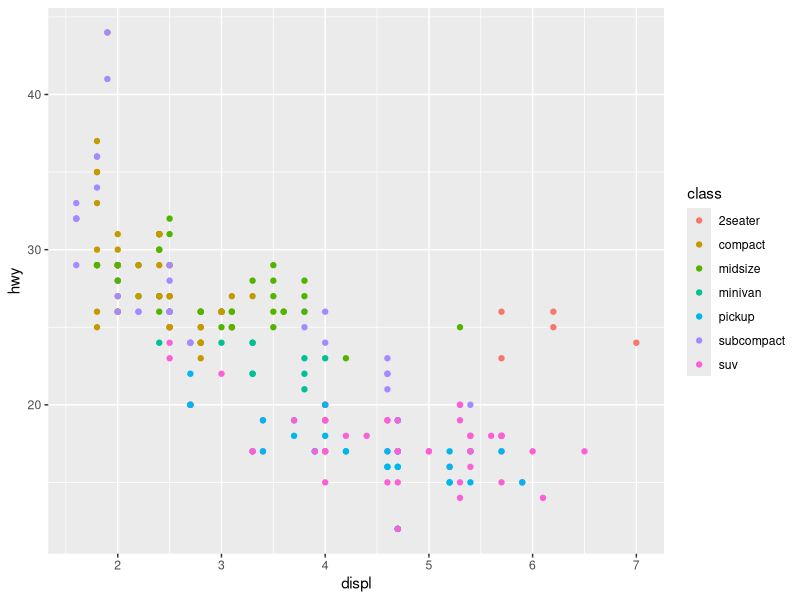
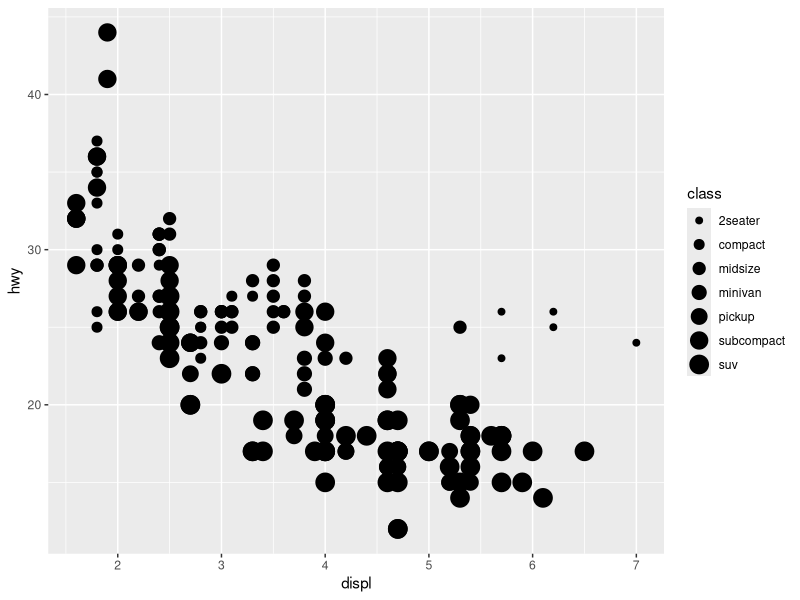
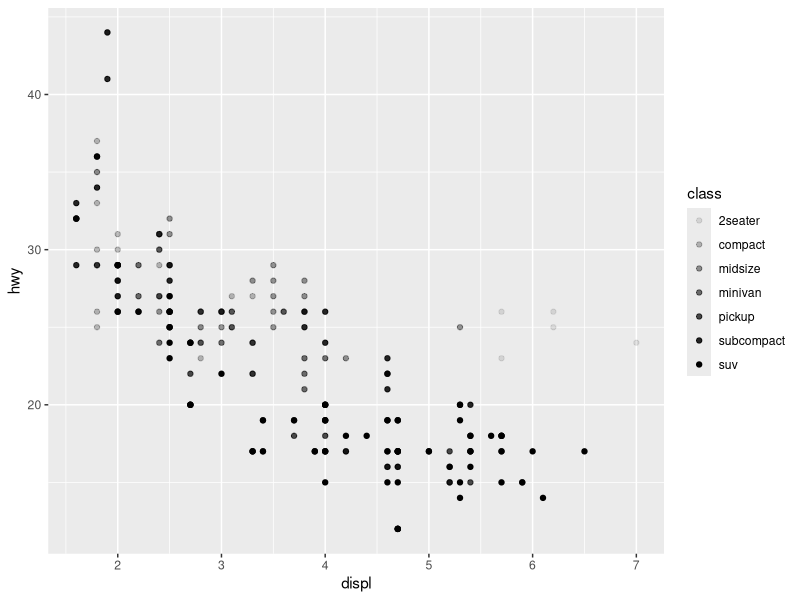
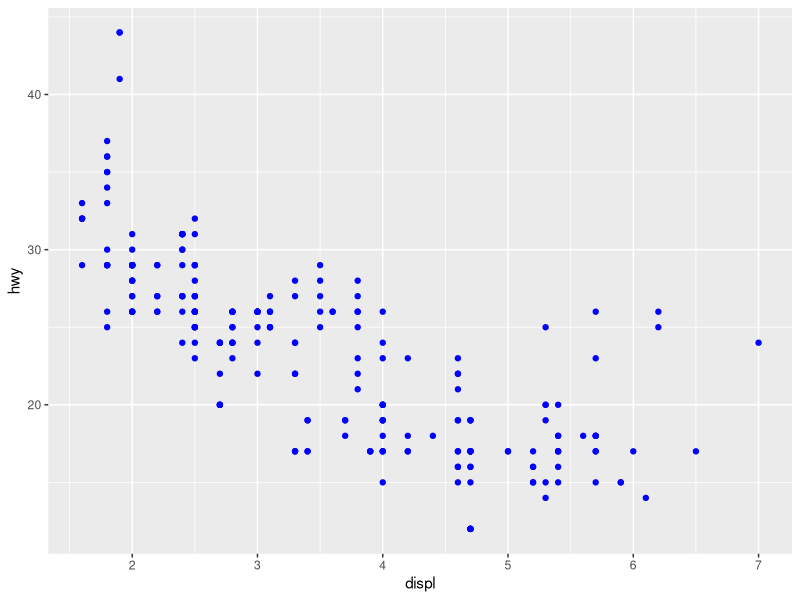
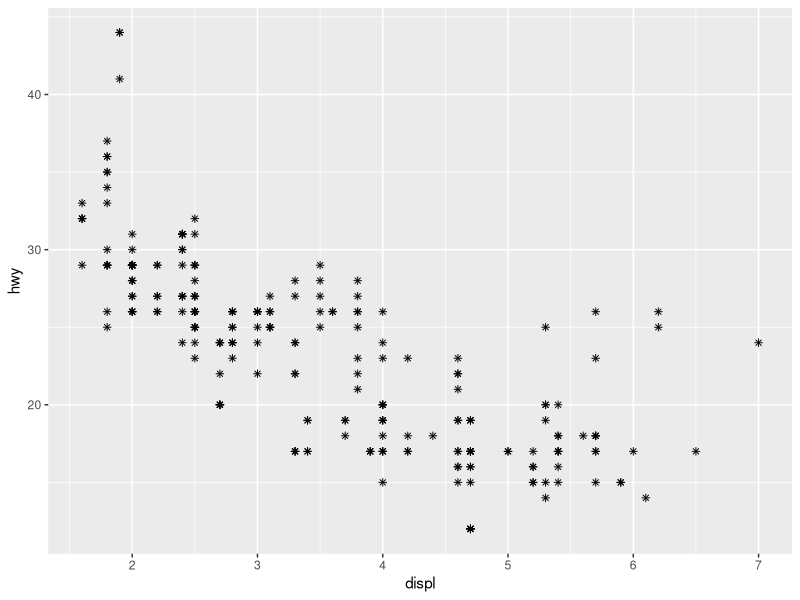
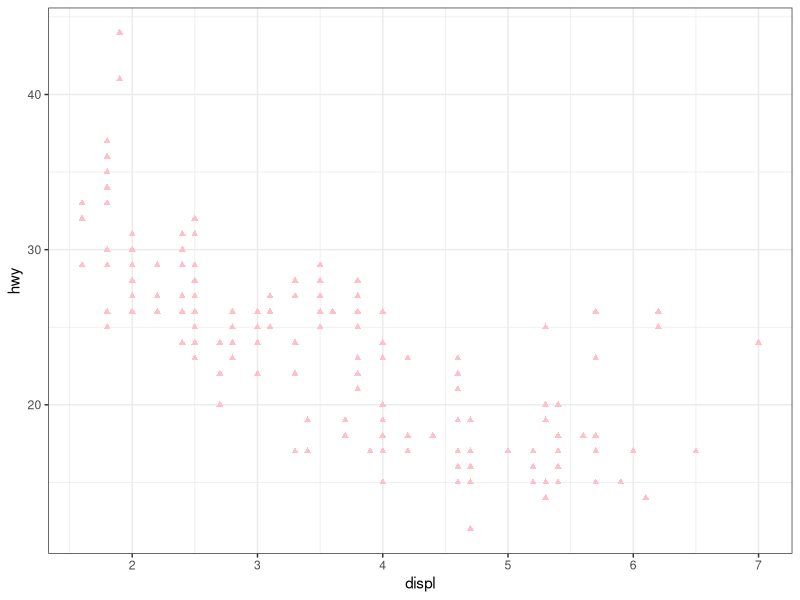
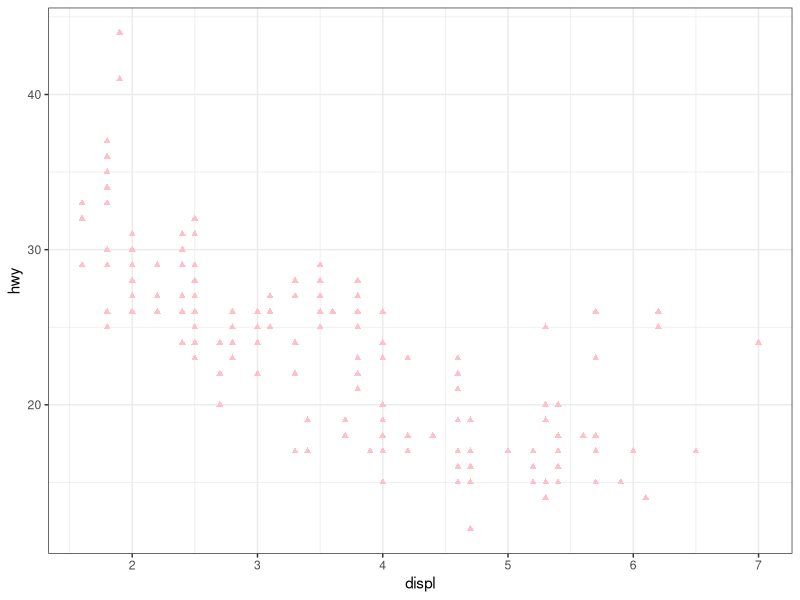
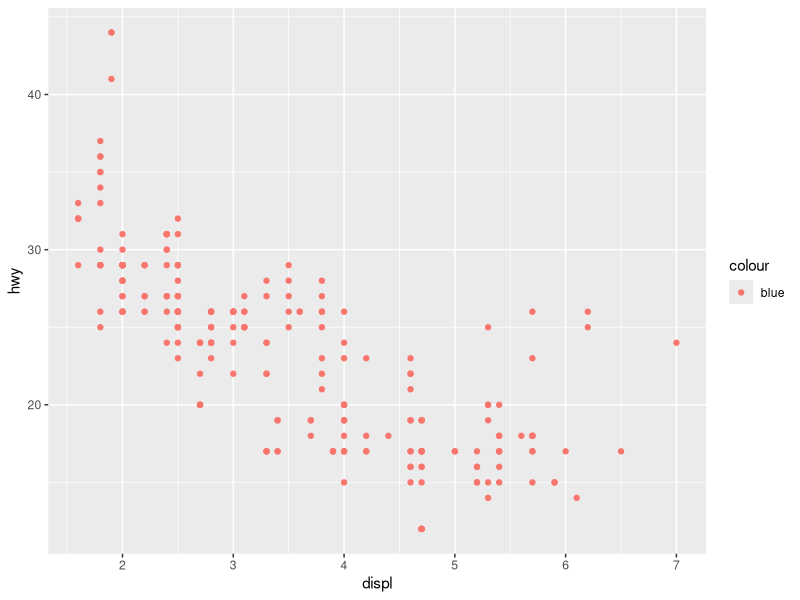

Write R code to recreate these figures, in order. (Note: this script raises an error after producing the figures.)
## ---- chunk 1
library(tidyverse)
## ---- chunk 2
mpg

ggplot(mpg, aes(x = displ, y = hwy, color = class)) +
  geom_point()
## ---- chunk 3
ggplot(mpg, aes(x = displ, y = hwy, size = class)) +
  geom_point()

ggplot(mpg, aes(x = displ, y = hwy, alpha = class)) +
  geom_point()
## ---- chunk 4
ggplot(mpg, aes(x = displ, y = hwy)) +
  geom_point(color = "blue")

ggplot(mpg, aes(x = displ, y = hwy)) +
  geom_point(shape = 8)
## ---- chunk 5
ggplot(mpg, aes(x = displ, y = hwy)) +
  geom_point(shape = "triangle", color = "pink") +
  theme_bw()

ggplot(mpg, aes(x = displ, y = hwy)) +
  geom_point(shape = 17, color = "pink") +
  theme_bw()
## ---- chunk 6
ggplot(mpg) + 
  geom_point(aes(x = displ, y = hwy, color = "blue"))
## ---- chunk 7
ggplot(mpg) + 
  geom_point(aes(x = displ, y = hwy), color = "blue")
## ---- chunk 8
ggplot(mpg) + 
  geom_point(aes(x = displ, y = hwy, stroke = 2), shape = 0, color = "blue")
## ---- chunk 9
ggplot(mpg) + 
  geom_point(aes(x = displ, y = hwy, color = displ < 5))

ggplot(mpg) + 
  geom_point(aes(x = displ, y = hwy, size = hwy < 25))
## ---- chunk 10
ggplot(mpg, aes(x = displ, y = hwy, shape = drv)) +
  geom_smooth()

ggplot(mpg, aes(x = displ, y = hwy, linetype = drv)) +
  geom_smooth()
## ---- chunk 11
ggplot(mpg, aes(x = displ, y = hwy)) +
  geom_smooth()

ggplot(mpg, aes(x = displ, y = hwy)) +
  geom_smooth(aes(group = drv))

ggplot(mpg, aes(x = displ, y = hwy)) +
  geom_smooth(aes(color = drv), show.legend = FALSE)
## ---- chunk 12
ggplot(mpg, aes(x = displ, y = hwy)) +
  geom_point() +
  geom_point(
    data = mpg |> filter(class == "2seater"),
    color = "red"
  ) +
  geom_point(
    data = mpg |> filter(class == "2seater"),
    shape = "circle open", size = 3, color = "red"
  )
## ---- chunk 13
ggplot(mpg, aes(x = displ, y = hwy)) +
  geom_smooth(aes(color = drv))

ggplot(mpg, aes(x = displ, y = hwy)) +
  geom_smooth(aes(color = drv), show.legend = FALSE)
## ---- chunk 14
ggplot(mpg, aes(x = displ, y = hwy)) +
  geom_smooth(se = FALSE)
## ---- chunk 15

#1
ggplot(mpg, aes(x = displ, y = hwy)) +
  geom_point() +
  geom_smooth(color = "blue", se = FALSE)

#2
ggplot(mpg, aes(x = displ, y = hwy)) +
  geom_point() +
  geom_smooth(aes(group = drv), color = "blue", se = FALSE)

#3
ggplot(mpg, aes(x = displ, y = hwy)) +
  geom_point(aes(color = drv)) +
  geom_smooth(aes(color = drv), se = FALSE)

#4
ggplot(mpg, aes(x = displ, y = hwy)) +
  geom_point(aes(color = drv)) +
  geom_smooth(color = "blue", se = FALSE)

#5
ggplot(mpg, aes(x = displ, y = hwy)) +
  geom_point(aes(color = drv)) +
  geom_smooth(aes(linetype = drv), color = "blue", se = FALSE)

#6
ggplot(mpg, aes(x = displ, y = hwy)) +
  geom_point(aes(color = drv)) +
  geom_point(
    shape = "circle open", size = 3, stroke = 1.5, color = "white")
## ---- chunk 16
ggplot(mpg, aes(x = displ, y = hwy)) +
  geom_point() +
  facet_wrap(~cyl)
## ---- chunk 17
ggplot(mpg, aes(x = displ, y = hwy)) +
  geom_point() +
  facet_grid(drv ~ cyl)
## ---- chunk 18
ggplot(mpg, aes(x = displ, y = hwy)) +
  geom_point() +
  facet_grid(drv ~ cyl, scales = "free")
## ---- chunk 19
ggplot(mpg, aes(x = displ, y = hwy)) +
  geom_point() +
  facet_wrap(~wt)
## ---- chunk 20
ggplot(mpg, aes(x = displ, y = hwy)) +
  geom_point() +
  facet_grid(drv ~ cyl, scales = "free")

ggplot(mpg) + 
  geom_point(aes(x = drv, y = cyl))
## ---- chunk 21
ggplot(mpg) + 
  geom_point(aes(x = displ, y = hwy)) +
  facet_grid(drv ~ .)

ggplot(mpg) + 
  geom_point(aes(x = displ, y = hwy)) +
  facet_grid(. ~ cyl)

ggplot(mpg) + 
  geom_point(aes(x = displ, y = hwy)) +
  facet_grid(~cyl)
## ---- chunk 22
ggplot(mpg) + 
  geom_point(aes(x = displ, y = hwy)) + 
  facet_wrap(~ cyl, nrow = 2)

ggplot(mpg) + 
  geom_point(aes(x = displ, y = hwy, color = cyl))
## ---- chunk 23
?facet_wrap
## ---- chunk 24
ggplot(mpg, aes(x = displ)) + 
  geom_histogram() + 
  facet_grid(drv ~ .)

ggplot(mpg, aes(x = displ)) + 
  geom_histogram() +
  facet_grid(. ~ drv)
## ---- chunk 25
ggplot(mpg) + 
  geom_point(aes(x = displ, y = hwy)) +
  facet_grid(drv ~ .)

ggplot(mpg) + 
  geom_point(aes(x = displ, y = hwy)) +
  facet_wrap(~ drv, ncol = 1)
